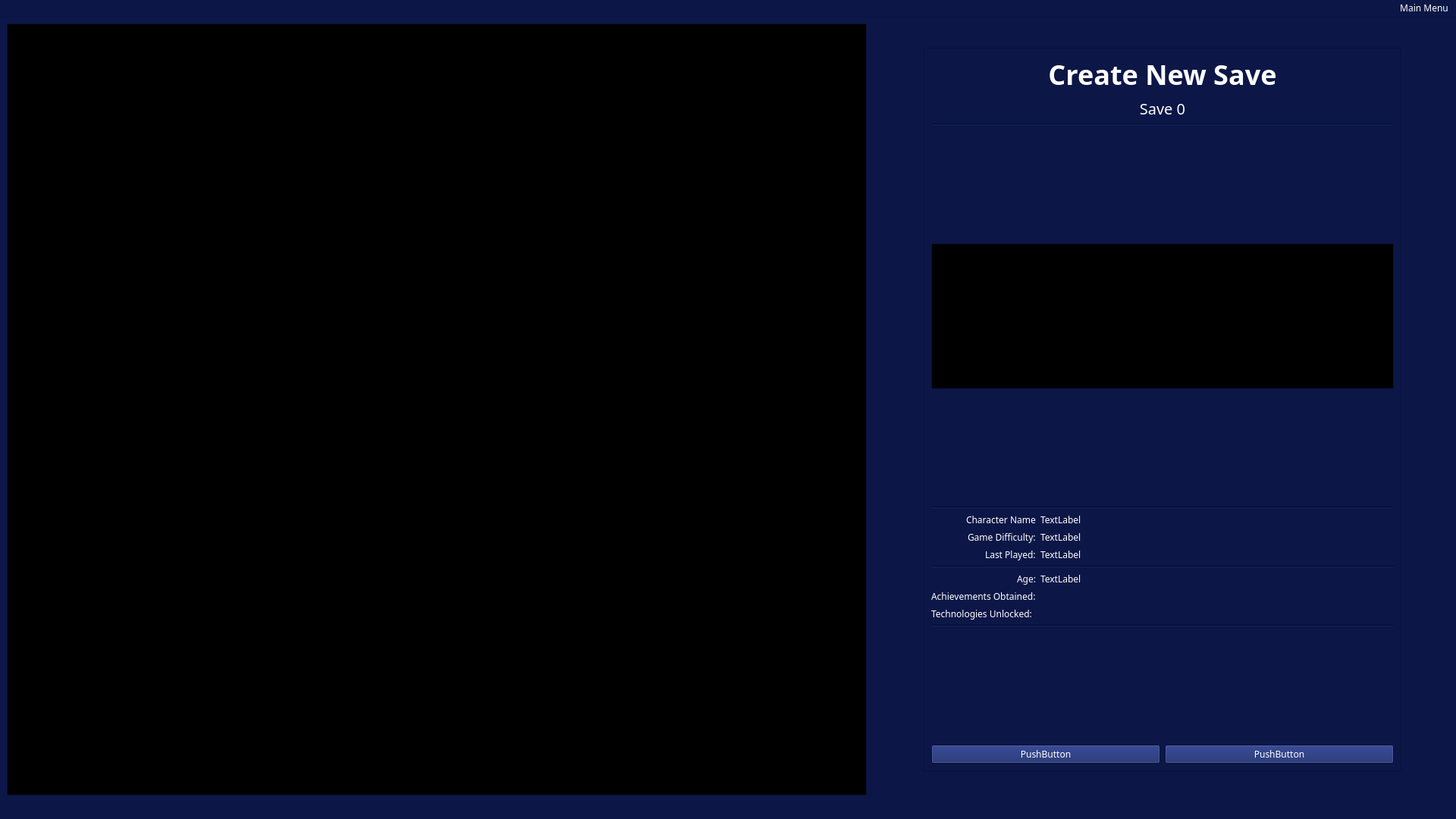
<?xml version="1.0" encoding="UTF-8"?>
<ui version="4.0" connectslotsbyname="false">
 <class>MainWindow</class>
 <widget class="QMainWindow" name="MainWindow">
  <property name="geometry">
   <rect>
    <x>0</x>
    <y>0</y>
    <width>1920</width>
    <height>1080</height>
   </rect>
  </property>
  <property name="palette">
   <palette>
    <active>
     <colorrole role="WindowText">
      <brush brushstyle="SolidPattern">
       <color alpha="255">
        <red>255</red>
        <green>255</green>
        <blue>255</blue>
       </color>
      </brush>
     </colorrole>
     <colorrole role="Button">
      <brush brushstyle="SolidPattern">
       <color alpha="255">
        <red>17</red>
        <green>34</green>
        <blue>103</blue>
       </color>
      </brush>
     </colorrole>
     <colorrole role="Light">
      <brush brushstyle="SolidPattern">
       <color alpha="255">
        <red>18</red>
        <green>35</green>
        <blue>106</blue>
       </color>
      </brush>
     </colorrole>
     <colorrole role="Midlight">
      <brush brushstyle="SolidPattern">
       <color alpha="255">
        <red>15</red>
        <green>29</green>
        <blue>88</blue>
       </color>
      </brush>
     </colorrole>
     <colorrole role="Dark">
      <brush brushstyle="SolidPattern">
       <color alpha="255">
        <red>6</red>
        <green>12</green>
        <blue>35</blue>
       </color>
      </brush>
     </colorrole>
     <colorrole role="Mid">
      <brush brushstyle="SolidPattern">
       <color alpha="255">
        <red>8</red>
        <green>15</green>
        <blue>47</blue>
       </color>
      </brush>
     </colorrole>
     <colorrole role="Text">
      <brush brushstyle="SolidPattern">
       <color alpha="255">
        <red>255</red>
        <green>255</green>
        <blue>255</blue>
       </color>
      </brush>
     </colorrole>
     <colorrole role="BrightText">
      <brush brushstyle="SolidPattern">
       <color alpha="255">
        <red>255</red>
        <green>255</green>
        <blue>255</blue>
       </color>
      </brush>
     </colorrole>
     <colorrole role="ButtonText">
      <brush brushstyle="SolidPattern">
       <color alpha="255">
        <red>255</red>
        <green>255</green>
        <blue>255</blue>
       </color>
      </brush>
     </colorrole>
     <colorrole role="Base">
      <brush brushstyle="SolidPattern">
       <color alpha="255">
        <red>0</red>
        <green>0</green>
        <blue>0</blue>
       </color>
      </brush>
     </colorrole>
     <colorrole role="Window">
      <brush brushstyle="SolidPattern">
       <color alpha="255">
        <red>12</red>
        <green>23</green>
        <blue>71</blue>
       </color>
      </brush>
     </colorrole>
     <colorrole role="Shadow">
      <brush brushstyle="SolidPattern">
       <color alpha="255">
        <red>0</red>
        <green>0</green>
        <blue>0</blue>
       </color>
      </brush>
     </colorrole>
     <colorrole role="Highlight">
      <brush brushstyle="SolidPattern">
       <color alpha="255">
        <red>57</red>
        <green>86</green>
        <blue>86</blue>
       </color>
      </brush>
     </colorrole>
     <colorrole role="HighlightedText">
      <brush brushstyle="SolidPattern">
       <color alpha="255">
        <red>255</red>
        <green>255</green>
        <blue>255</blue>
       </color>
      </brush>
     </colorrole>
     <colorrole role="AlternateBase">
      <brush brushstyle="SolidPattern">
       <color alpha="255">
        <red>6</red>
        <green>11</green>
        <blue>35</blue>
       </color>
      </brush>
     </colorrole>
     <colorrole role="ToolTipBase">
      <brush brushstyle="SolidPattern">
       <color alpha="255">
        <red>255</red>
        <green>255</green>
        <blue>220</blue>
       </color>
      </brush>
     </colorrole>
     <colorrole role="ToolTipText">
      <brush brushstyle="SolidPattern">
       <color alpha="255">
        <red>0</red>
        <green>0</green>
        <blue>0</blue>
       </color>
      </brush>
     </colorrole>
     <colorrole role="PlaceholderText">
      <brush brushstyle="SolidPattern">
       <color alpha="127">
        <red>255</red>
        <green>255</green>
        <blue>255</blue>
       </color>
      </brush>
     </colorrole>
     <colorrole role="Accent">
      <brush brushstyle="SolidPattern">
       <color alpha="255">
        <red>0</red>
        <green>0</green>
        <blue>0</blue>
       </color>
      </brush>
     </colorrole>
    </active>
    <inactive>
     <colorrole role="WindowText">
      <brush brushstyle="SolidPattern">
       <color alpha="255">
        <red>255</red>
        <green>255</green>
        <blue>255</blue>
       </color>
      </brush>
     </colorrole>
     <colorrole role="Button">
      <brush brushstyle="SolidPattern">
       <color alpha="255">
        <red>17</red>
        <green>34</green>
        <blue>103</blue>
       </color>
      </brush>
     </colorrole>
     <colorrole role="Light">
      <brush brushstyle="SolidPattern">
       <color alpha="255">
        <red>18</red>
        <green>35</green>
        <blue>106</blue>
       </color>
      </brush>
     </colorrole>
     <colorrole role="Midlight">
      <brush brushstyle="SolidPattern">
       <color alpha="255">
        <red>15</red>
        <green>29</green>
        <blue>88</blue>
       </color>
      </brush>
     </colorrole>
     <colorrole role="Dark">
      <brush brushstyle="SolidPattern">
       <color alpha="255">
        <red>6</red>
        <green>12</green>
        <blue>35</blue>
       </color>
      </brush>
     </colorrole>
     <colorrole role="Mid">
      <brush brushstyle="SolidPattern">
       <color alpha="255">
        <red>8</red>
        <green>15</green>
        <blue>47</blue>
       </color>
      </brush>
     </colorrole>
     <colorrole role="Text">
      <brush brushstyle="SolidPattern">
       <color alpha="255">
        <red>255</red>
        <green>255</green>
        <blue>255</blue>
       </color>
      </brush>
     </colorrole>
     <colorrole role="BrightText">
      <brush brushstyle="SolidPattern">
       <color alpha="255">
        <red>255</red>
        <green>255</green>
        <blue>255</blue>
       </color>
      </brush>
     </colorrole>
     <colorrole role="ButtonText">
      <brush brushstyle="SolidPattern">
       <color alpha="255">
        <red>255</red>
        <green>255</green>
        <blue>255</blue>
       </color>
      </brush>
     </colorrole>
     <colorrole role="Base">
      <brush brushstyle="SolidPattern">
       <color alpha="255">
        <red>0</red>
        <green>0</green>
        <blue>0</blue>
       </color>
      </brush>
     </colorrole>
     <colorrole role="Window">
      <brush brushstyle="SolidPattern">
       <color alpha="255">
        <red>12</red>
        <green>23</green>
        <blue>71</blue>
       </color>
      </brush>
     </colorrole>
     <colorrole role="Shadow">
      <brush brushstyle="SolidPattern">
       <color alpha="255">
        <red>0</red>
        <green>0</green>
        <blue>0</blue>
       </color>
      </brush>
     </colorrole>
     <colorrole role="Highlight">
      <brush brushstyle="SolidPattern">
       <color alpha="255">
        <red>57</red>
        <green>86</green>
        <blue>86</blue>
       </color>
      </brush>
     </colorrole>
     <colorrole role="AlternateBase">
      <brush brushstyle="SolidPattern">
       <color alpha="255">
        <red>6</red>
        <green>11</green>
        <blue>35</blue>
       </color>
      </brush>
     </colorrole>
     <colorrole role="ToolTipBase">
      <brush brushstyle="SolidPattern">
       <color alpha="255">
        <red>255</red>
        <green>255</green>
        <blue>220</blue>
       </color>
      </brush>
     </colorrole>
     <colorrole role="ToolTipText">
      <brush brushstyle="SolidPattern">
       <color alpha="255">
        <red>0</red>
        <green>0</green>
        <blue>0</blue>
       </color>
      </brush>
     </colorrole>
     <colorrole role="PlaceholderText">
      <brush brushstyle="SolidPattern">
       <color alpha="127">
        <red>255</red>
        <green>255</green>
        <blue>255</blue>
       </color>
      </brush>
     </colorrole>
     <colorrole role="Accent">
      <brush brushstyle="SolidPattern">
       <color alpha="255">
        <red>0</red>
        <green>0</green>
        <blue>0</blue>
       </color>
      </brush>
     </colorrole>
    </inactive>
    <disabled>
     <colorrole role="WindowText">
      <brush brushstyle="SolidPattern">
       <color alpha="255">
        <red>6</red>
        <green>12</green>
        <blue>35</blue>
       </color>
      </brush>
     </colorrole>
     <colorrole role="Button">
      <brush brushstyle="SolidPattern">
       <color alpha="255">
        <red>12</red>
        <green>23</green>
        <blue>71</blue>
       </color>
      </brush>
     </colorrole>
     <colorrole role="Light">
      <brush brushstyle="SolidPattern">
       <color alpha="255">
        <red>18</red>
        <green>35</green>
        <blue>106</blue>
       </color>
      </brush>
     </colorrole>
     <colorrole role="Midlight">
      <brush brushstyle="SolidPattern">
       <color alpha="255">
        <red>15</red>
        <green>29</green>
        <blue>88</blue>
       </color>
      </brush>
     </colorrole>
     <colorrole role="Dark">
      <brush brushstyle="SolidPattern">
       <color alpha="255">
        <red>6</red>
        <green>12</green>
        <blue>35</blue>
       </color>
      </brush>
     </colorrole>
     <colorrole role="Mid">
      <brush brushstyle="SolidPattern">
       <color alpha="255">
        <red>8</red>
        <green>15</green>
        <blue>47</blue>
       </color>
      </brush>
     </colorrole>
     <colorrole role="Text">
      <brush brushstyle="SolidPattern">
       <color alpha="255">
        <red>6</red>
        <green>12</green>
        <blue>35</blue>
       </color>
      </brush>
     </colorrole>
     <colorrole role="BrightText">
      <brush brushstyle="SolidPattern">
       <color alpha="255">
        <red>255</red>
        <green>255</green>
        <blue>255</blue>
       </color>
      </brush>
     </colorrole>
     <colorrole role="ButtonText">
      <brush brushstyle="SolidPattern">
       <color alpha="255">
        <red>6</red>
        <green>12</green>
        <blue>35</blue>
       </color>
      </brush>
     </colorrole>
     <colorrole role="Base">
      <brush brushstyle="SolidPattern">
       <color alpha="255">
        <red>12</red>
        <green>23</green>
        <blue>71</blue>
       </color>
      </brush>
     </colorrole>
     <colorrole role="Window">
      <brush brushstyle="SolidPattern">
       <color alpha="255">
        <red>12</red>
        <green>23</green>
        <blue>71</blue>
       </color>
      </brush>
     </colorrole>
     <colorrole role="Shadow">
      <brush brushstyle="SolidPattern">
       <color alpha="255">
        <red>0</red>
        <green>0</green>
        <blue>0</blue>
       </color>
      </brush>
     </colorrole>
     <colorrole role="Highlight">
      <brush brushstyle="SolidPattern">
       <color alpha="100">
        <red>57</red>
        <green>86</green>
        <blue>86</blue>
       </color>
      </brush>
     </colorrole>
     <colorrole role="AlternateBase">
      <brush brushstyle="SolidPattern">
       <color alpha="255">
        <red>12</red>
        <green>23</green>
        <blue>71</blue>
       </color>
      </brush>
     </colorrole>
     <colorrole role="ToolTipBase">
      <brush brushstyle="SolidPattern">
       <color alpha="255">
        <red>255</red>
        <green>255</green>
        <blue>220</blue>
       </color>
      </brush>
     </colorrole>
     <colorrole role="ToolTipText">
      <brush brushstyle="SolidPattern">
       <color alpha="255">
        <red>0</red>
        <green>0</green>
        <blue>0</blue>
       </color>
      </brush>
     </colorrole>
     <colorrole role="PlaceholderText">
      <brush brushstyle="SolidPattern">
       <color alpha="127">
        <red>6</red>
        <green>12</green>
        <blue>35</blue>
       </color>
      </brush>
     </colorrole>
     <colorrole role="Accent">
      <brush brushstyle="SolidPattern">
       <color alpha="255">
        <red>8</red>
        <green>16</green>
        <blue>50</blue>
       </color>
      </brush>
     </colorrole>
    </disabled>
   </palette>
  </property>
  <property name="font">
   <font>
    <family>Bauhaus 93</family>
   </font>
  </property>
  <property name="windowTitle">
   <string>MainWindow</string>
  </property>
  <widget class="QWidget" name="centralwidget">
   <layout class="QVBoxLayout" name="verticalLayout">
    <property name="leftMargin">
     <number>9</number>
    </property>
    <property name="topMargin">
     <number>9</number>
    </property>
    <property name="rightMargin">
     <number>9</number>
    </property>
    <property name="bottomMargin">
     <number>9</number>
    </property>
    <item>
     <widget class="QStackedWidget" name="screenManager">
      <property name="currentIndex">
       <number>1</number>
      </property>
      <widget class="QWidget" name="welcome">
       <layout class="QGridLayout" name="gridLayout">
        <item row="1" column="1">
         <widget class="QLabel" name="label">
          <property name="font">
           <font>
            <family>Bauhaus 93</family>
            <pointsize>90</pointsize>
            <bold>true</bold>
           </font>
          </property>
          <property name="text">
           <string>The VALUE</string>
          </property>
          <property name="alignment">
           <set>Qt::AlignmentFlag::AlignCenter</set>
          </property>
         </widget>
        </item>
        <item row="2" column="1">
         <widget class="QPushButton" name="playGame">
          <property name="font">
           <font>
            <family>Bauhaus 93</family>
            <pointsize>40</pointsize>
            <bold>false</bold>
            <underline>false</underline>
           </font>
          </property>
          <property name="text">
           <string>Play Game</string>
          </property>
          <property name="shortcut">
           <string>Return</string>
          </property>
          <property name="autoDefault">
           <bool>false</bool>
          </property>
          <property name="default">
           <bool>false</bool>
          </property>
          <property name="flat">
           <bool>false</bool>
          </property>
         </widget>
        </item>
        <item row="1" column="2">
         <spacer name="horizontalSpacer_2">
          <property name="orientation">
           <enum>Qt::Orientation::Horizontal</enum>
          </property>
          <property name="sizeHint" stdset="0">
           <size>
            <width>40</width>
            <height>20</height>
           </size>
          </property>
         </spacer>
        </item>
        <item row="3" column="1">
         <spacer name="verticalSpacer">
          <property name="orientation">
           <enum>Qt::Orientation::Vertical</enum>
          </property>
          <property name="sizeHint" stdset="0">
           <size>
            <width>20</width>
            <height>40</height>
           </size>
          </property>
         </spacer>
        </item>
        <item row="1" column="0">
         <spacer name="horizontalSpacer">
          <property name="orientation">
           <enum>Qt::Orientation::Horizontal</enum>
          </property>
          <property name="sizeHint" stdset="0">
           <size>
            <width>40</width>
            <height>20</height>
           </size>
          </property>
         </spacer>
        </item>
        <item row="0" column="1">
         <spacer name="verticalSpacer_2">
          <property name="orientation">
           <enum>Qt::Orientation::Vertical</enum>
          </property>
          <property name="sizeHint" stdset="0">
           <size>
            <width>20</width>
            <height>40</height>
           </size>
          </property>
         </spacer>
        </item>
       </layout>
      </widget>
      <widget class="QWidget" name="save">
       <layout class="QHBoxLayout" name="horizontalLayout" stretch="3,2">
        <property name="spacing">
         <number>12</number>
        </property>
        <property name="leftMargin">
         <number>0</number>
        </property>
        <property name="topMargin">
         <number>0</number>
        </property>
        <property name="rightMargin">
         <number>0</number>
        </property>
        <property name="bottomMargin">
         <number>0</number>
        </property>
        <item>
         <widget class="QListView" name="listView"/>
        </item>
        <item>
         <layout class="QGridLayout" name="gridLayout_2" rowstretch="1,30,1" columnstretch="1,10,1">
          <item row="2" column="1">
           <spacer name="verticalSpacer_3">
            <property name="orientation">
             <enum>Qt::Orientation::Vertical</enum>
            </property>
            <property name="sizeHint" stdset="0">
             <size>
              <width>20</width>
              <height>40</height>
             </size>
            </property>
           </spacer>
          </item>
          <item row="1" column="2">
           <spacer name="horizontalSpacer_4">
            <property name="orientation">
             <enum>Qt::Orientation::Horizontal</enum>
            </property>
            <property name="sizeHint" stdset="0">
             <size>
              <width>40</width>
              <height>20</height>
             </size>
            </property>
           </spacer>
          </item>
          <item row="1" column="0">
           <spacer name="horizontalSpacer_3">
            <property name="orientation">
             <enum>Qt::Orientation::Horizontal</enum>
            </property>
            <property name="sizeHint" stdset="0">
             <size>
              <width>40</width>
              <height>20</height>
             </size>
            </property>
           </spacer>
          </item>
          <item row="1" column="1">
           <widget class="QFrame" name="frame">
            <property name="frameShape">
             <enum>QFrame::Shape::StyledPanel</enum>
            </property>
            <property name="frameShadow">
             <enum>QFrame::Shadow::Raised</enum>
            </property>
            <layout class="QVBoxLayout" name="verticalLayout_2">
             <item>
              <widget class="QLabel" name="saveName">
               <property name="font">
                <font>
                 <family>Bauhaus 93</family>
                 <pointsize>27</pointsize>
                 <bold>true</bold>
                </font>
               </property>
               <property name="text">
                <string>Create New Save</string>
               </property>
               <property name="alignment">
                <set>Qt::AlignmentFlag::AlignCenter</set>
               </property>
              </widget>
             </item>
             <item>
              <widget class="QLabel" name="saveNumber">
               <property name="font">
                <font>
                 <family>Bauhaus 93</family>
                 <pointsize>15</pointsize>
                </font>
               </property>
               <property name="text">
                <string>Save 0</string>
               </property>
               <property name="alignment">
                <set>Qt::AlignmentFlag::AlignCenter</set>
               </property>
              </widget>
             </item>
             <item>
              <widget class="Line" name="line_5">
               <property name="orientation">
                <enum>Qt::Orientation::Horizontal</enum>
               </property>
              </widget>
             </item>
             <item>
              <spacer name="verticalSpacer_5">
               <property name="orientation">
                <enum>Qt::Orientation::Vertical</enum>
               </property>
               <property name="sizeHint" stdset="0">
                <size>
                 <width>20</width>
                 <height>40</height>
                </size>
               </property>
              </spacer>
             </item>
             <item>
              <widget class="QGraphicsView" name="graphicsView"/>
             </item>
             <item>
              <spacer name="verticalSpacer_7">
               <property name="orientation">
                <enum>Qt::Orientation::Vertical</enum>
               </property>
               <property name="sizeHint" stdset="0">
                <size>
                 <width>20</width>
                 <height>40</height>
                </size>
               </property>
              </spacer>
             </item>
             <item>
              <widget class="Line" name="line">
               <property name="orientation">
                <enum>Qt::Orientation::Horizontal</enum>
               </property>
              </widget>
             </item>
             <item>
              <layout class="QFormLayout" name="formLayout_2">
               <property name="labelAlignment">
                <set>Qt::AlignmentFlag::AlignRight|Qt::AlignmentFlag::AlignTrailing|Qt::AlignmentFlag::AlignVCenter</set>
               </property>
               <item row="0" column="0">
                <widget class="QLabel" name="label_3">
                 <property name="text">
                  <string>Character Name</string>
                 </property>
                 <property name="alignment">
                  <set>Qt::AlignmentFlag::AlignLeading|Qt::AlignmentFlag::AlignLeft|Qt::AlignmentFlag::AlignVCenter</set>
                 </property>
                </widget>
               </item>
               <item row="0" column="1">
                <widget class="QLabel" name="label_4">
                 <property name="text">
                  <string>TextLabel</string>
                 </property>
                </widget>
               </item>
               <item row="1" column="0">
                <widget class="QLabel" name="label_5">
                 <property name="layoutDirection">
                  <enum>Qt::LayoutDirection::LeftToRight</enum>
                 </property>
                 <property name="text">
                  <string>Game Difficulty:</string>
                 </property>
                 <property name="alignment">
                  <set>Qt::AlignmentFlag::AlignLeading|Qt::AlignmentFlag::AlignLeft|Qt::AlignmentFlag::AlignVCenter</set>
                 </property>
                </widget>
               </item>
               <item row="4" column="0">
                <widget class="QLabel" name="label_6">
                 <property name="text">
                  <string>Age:</string>
                 </property>
                </widget>
               </item>
               <item row="5" column="0">
                <widget class="QLabel" name="label_7">
                 <property name="text">
                  <string>Achievements Obtained:</string>
                 </property>
                </widget>
               </item>
               <item row="6" column="0">
                <widget class="QLabel" name="label_8">
                 <property name="text">
                  <string>Technologies Unlocked:</string>
                 </property>
                </widget>
               </item>
               <item row="1" column="1">
                <widget class="QLabel" name="label_2">
                 <property name="text">
                  <string>TextLabel</string>
                 </property>
                </widget>
               </item>
               <item row="4" column="1">
                <widget class="QLabel" name="label_11">
                 <property name="text">
                  <string>TextLabel</string>
                 </property>
                </widget>
               </item>
               <item row="3" column="0" colspan="2">
                <widget class="Line" name="line_6">
                 <property name="orientation">
                  <enum>Qt::Orientation::Horizontal</enum>
                 </property>
                </widget>
               </item>
               <item row="2" column="0">
                <widget class="QLabel" name="label_12">
                 <property name="text">
                  <string>Last Played:</string>
                 </property>
                </widget>
               </item>
               <item row="2" column="1">
                <widget class="QLabel" name="label_13">
                 <property name="text">
                  <string>TextLabel</string>
                 </property>
                </widget>
               </item>
              </layout>
             </item>
             <item>
              <widget class="Line" name="line_2">
               <property name="orientation">
                <enum>Qt::Orientation::Horizontal</enum>
               </property>
              </widget>
             </item>
             <item>
              <spacer name="verticalSpacer_6">
               <property name="orientation">
                <enum>Qt::Orientation::Vertical</enum>
               </property>
               <property name="sizeHint" stdset="0">
                <size>
                 <width>20</width>
                 <height>40</height>
                </size>
               </property>
              </spacer>
             </item>
             <item>
              <layout class="QHBoxLayout" name="horizontalLayout_2">
               <item>
                <widget class="QPushButton" name="pushButton_3">
                 <property name="text">
                  <string>PushButton</string>
                 </property>
                </widget>
               </item>
               <item>
                <widget class="QPushButton" name="pushButton_2">
                 <property name="text">
                  <string>PushButton</string>
                 </property>
                </widget>
               </item>
              </layout>
             </item>
            </layout>
           </widget>
          </item>
          <item row="0" column="1">
           <spacer name="verticalSpacer_4">
            <property name="orientation">
             <enum>Qt::Orientation::Vertical</enum>
            </property>
            <property name="sizeHint" stdset="0">
             <size>
              <width>20</width>
              <height>40</height>
             </size>
            </property>
           </spacer>
          </item>
         </layout>
        </item>
       </layout>
      </widget>
      <widget class="QWidget" name="game">
       <layout class="QGridLayout" name="gridLayout_3">
        <item row="0" column="0">
         <widget class="QFrame" name="frame_2">
          <property name="frameShape">
           <enum>QFrame::Shape::StyledPanel</enum>
          </property>
          <property name="frameShadow">
           <enum>QFrame::Shadow::Raised</enum>
          </property>
          <layout class="QVBoxLayout" name="verticalLayout_4">
           <item>
            <widget class="QLabel" name="label_10">
             <property name="text">
              <string>TextLabel</string>
             </property>
            </widget>
           </item>
           <item>
            <widget class="Line" name="line_4">
             <property name="orientation">
              <enum>Qt::Orientation::Horizontal</enum>
             </property>
            </widget>
           </item>
           <item>
            <widget class="QPushButton" name="pushButton_6">
             <property name="text">
              <string>PushButton</string>
             </property>
            </widget>
           </item>
           <item>
            <widget class="QPushButton" name="pushButton_4">
             <property name="text">
              <string>PushButton</string>
             </property>
            </widget>
           </item>
           <item>
            <widget class="QPushButton" name="pushButton_5">
             <property name="text">
              <string>PushButton</string>
             </property>
            </widget>
           </item>
          </layout>
         </widget>
        </item>
        <item row="0" column="2">
         <widget class="QFrame" name="frame_3">
          <property name="frameShape">
           <enum>QFrame::Shape::StyledPanel</enum>
          </property>
          <property name="frameShadow">
           <enum>QFrame::Shadow::Raised</enum>
          </property>
          <layout class="QVBoxLayout" name="verticalLayout_3">
           <item>
            <widget class="QLabel" name="label_9">
             <property name="text">
              <string>TextLabel</string>
             </property>
            </widget>
           </item>
           <item>
            <widget class="Line" name="line_3">
             <property name="orientation">
              <enum>Qt::Orientation::Horizontal</enum>
             </property>
            </widget>
           </item>
           <item>
            <widget class="QListView" name="listView_2"/>
           </item>
          </layout>
         </widget>
        </item>
        <item row="0" column="1">
         <widget class="QStackedWidget" name="stackedWidget_2">
          <widget class="QWidget" name="expanse">
           <layout class="QVBoxLayout" name="verticalLayout_5">
            <item>
             <widget class="QGraphicsView" name="graphicsView_2"/>
            </item>
           </layout>
          </widget>
          <widget class="QWidget" name="technology">
           <layout class="QVBoxLayout" name="verticalLayout_6">
            <item>
             <widget class="QGraphicsView" name="graphicsView_3"/>
            </item>
           </layout>
          </widget>
          <widget class="QWidget" name="journal">
           <layout class="QVBoxLayout" name="verticalLayout_7">
            <item>
             <widget class="QTabWidget" name="tabWidget">
              <property name="tabPosition">
               <enum>QTabWidget::TabPosition::West</enum>
              </property>
              <widget class="QWidget" name="storyline">
               <attribute name="title">
                <string>Storyline</string>
               </attribute>
              </widget>
              <widget class="QWidget" name="encyclopedia">
               <attribute name="title">
                <string>Tab 2</string>
               </attribute>
              </widget>
              <widget class="QWidget" name="documentation">
               <attribute name="title">
                <string>Page</string>
               </attribute>
              </widget>
              <widget class="QWidget" name="achievements">
               <attribute name="title">
                <string>Page</string>
               </attribute>
              </widget>
             </widget>
            </item>
           </layout>
          </widget>
         </widget>
        </item>
       </layout>
      </widget>
      <widget class="QWidget" name="editor"/>
     </widget>
    </item>
   </layout>
  </widget>
  <widget class="QMenuBar" name="menubar">
   <property name="geometry">
    <rect>
     <x>0</x>
     <y>0</y>
     <width>1920</width>
     <height>33</height>
    </rect>
   </property>
   <property name="sizePolicy">
    <sizepolicy hsizetype="MinimumExpanding" vsizetype="MinimumExpanding">
     <horstretch>0</horstretch>
     <verstretch>0</verstretch>
    </sizepolicy>
   </property>
   <property name="font">
    <font>
     <family>Bauhaus 93</family>
     <pointsize>9</pointsize>
     <bold>false</bold>
    </font>
   </property>
   <property name="layoutDirection">
    <enum>Qt::LayoutDirection::RightToLeft</enum>
   </property>
   <property name="autoFillBackground">
    <bool>false</bool>
   </property>
   <property name="defaultUp">
    <bool>false</bool>
   </property>
   <property name="nativeMenuBar">
    <bool>true</bool>
   </property>
   <widget class="QMenu" name="menuMainMenu">
    <property name="palette">
     <palette>
      <active>
       <colorrole role="WindowText">
        <brush brushstyle="SolidPattern">
         <color alpha="255">
          <red>255</red>
          <green>255</green>
          <blue>255</blue>
         </color>
        </brush>
       </colorrole>
       <colorrole role="Button">
        <brush brushstyle="SolidPattern">
         <color alpha="255">
          <red>17</red>
          <green>34</green>
          <blue>103</blue>
         </color>
        </brush>
       </colorrole>
       <colorrole role="Light">
        <brush brushstyle="SolidPattern">
         <color alpha="255">
          <red>18</red>
          <green>35</green>
          <blue>106</blue>
         </color>
        </brush>
       </colorrole>
       <colorrole role="Midlight">
        <brush brushstyle="SolidPattern">
         <color alpha="255">
          <red>15</red>
          <green>29</green>
          <blue>88</blue>
         </color>
        </brush>
       </colorrole>
       <colorrole role="Dark">
        <brush brushstyle="SolidPattern">
         <color alpha="255">
          <red>6</red>
          <green>12</green>
          <blue>35</blue>
         </color>
        </brush>
       </colorrole>
       <colorrole role="Mid">
        <brush brushstyle="SolidPattern">
         <color alpha="255">
          <red>8</red>
          <green>15</green>
          <blue>47</blue>
         </color>
        </brush>
       </colorrole>
       <colorrole role="Text">
        <brush brushstyle="SolidPattern">
         <color alpha="255">
          <red>255</red>
          <green>255</green>
          <blue>255</blue>
         </color>
        </brush>
       </colorrole>
       <colorrole role="BrightText">
        <brush brushstyle="SolidPattern">
         <color alpha="255">
          <red>255</red>
          <green>255</green>
          <blue>255</blue>
         </color>
        </brush>
       </colorrole>
       <colorrole role="ButtonText">
        <brush brushstyle="SolidPattern">
         <color alpha="255">
          <red>255</red>
          <green>255</green>
          <blue>255</blue>
         </color>
        </brush>
       </colorrole>
       <colorrole role="Base">
        <brush brushstyle="SolidPattern">
         <color alpha="255">
          <red>0</red>
          <green>0</green>
          <blue>0</blue>
         </color>
        </brush>
       </colorrole>
       <colorrole role="Window">
        <brush brushstyle="SolidPattern">
         <color alpha="0">
          <red>0</red>
          <green>0</green>
          <blue>0</blue>
         </color>
        </brush>
       </colorrole>
       <colorrole role="Shadow">
        <brush brushstyle="SolidPattern">
         <color alpha="255">
          <red>0</red>
          <green>0</green>
          <blue>0</blue>
         </color>
        </brush>
       </colorrole>
       <colorrole role="Highlight">
        <brush brushstyle="SolidPattern">
         <color alpha="255">
          <red>57</red>
          <green>86</green>
          <blue>86</blue>
         </color>
        </brush>
       </colorrole>
       <colorrole role="HighlightedText">
        <brush brushstyle="SolidPattern">
         <color alpha="255">
          <red>255</red>
          <green>255</green>
          <blue>255</blue>
         </color>
        </brush>
       </colorrole>
       <colorrole role="AlternateBase">
        <brush brushstyle="SolidPattern">
         <color alpha="255">
          <red>6</red>
          <green>11</green>
          <blue>35</blue>
         </color>
        </brush>
       </colorrole>
       <colorrole role="ToolTipBase">
        <brush brushstyle="SolidPattern">
         <color alpha="255">
          <red>255</red>
          <green>255</green>
          <blue>220</blue>
         </color>
        </brush>
       </colorrole>
       <colorrole role="ToolTipText">
        <brush brushstyle="SolidPattern">
         <color alpha="255">
          <red>0</red>
          <green>0</green>
          <blue>0</blue>
         </color>
        </brush>
       </colorrole>
       <colorrole role="PlaceholderText">
        <brush brushstyle="SolidPattern">
         <color alpha="127">
          <red>255</red>
          <green>255</green>
          <blue>255</blue>
         </color>
        </brush>
       </colorrole>
       <colorrole role="Accent">
        <brush brushstyle="SolidPattern">
         <color alpha="255">
          <red>0</red>
          <green>0</green>
          <blue>0</blue>
         </color>
        </brush>
       </colorrole>
      </active>
      <inactive>
       <colorrole role="WindowText">
        <brush brushstyle="SolidPattern">
         <color alpha="255">
          <red>255</red>
          <green>255</green>
          <blue>255</blue>
         </color>
        </brush>
       </colorrole>
       <colorrole role="Button">
        <brush brushstyle="SolidPattern">
         <color alpha="255">
          <red>17</red>
          <green>34</green>
          <blue>103</blue>
         </color>
        </brush>
       </colorrole>
       <colorrole role="Light">
        <brush brushstyle="SolidPattern">
         <color alpha="255">
          <red>18</red>
          <green>35</green>
          <blue>106</blue>
         </color>
        </brush>
       </colorrole>
       <colorrole role="Midlight">
        <brush brushstyle="SolidPattern">
         <color alpha="255">
          <red>15</red>
          <green>29</green>
          <blue>88</blue>
         </color>
        </brush>
       </colorrole>
       <colorrole role="Dark">
        <brush brushstyle="SolidPattern">
         <color alpha="255">
          <red>6</red>
          <green>12</green>
          <blue>35</blue>
         </color>
        </brush>
       </colorrole>
       <colorrole role="Mid">
        <brush brushstyle="SolidPattern">
         <color alpha="255">
          <red>8</red>
          <green>15</green>
          <blue>47</blue>
         </color>
        </brush>
       </colorrole>
       <colorrole role="Text">
        <brush brushstyle="SolidPattern">
         <color alpha="255">
          <red>255</red>
          <green>255</green>
          <blue>255</blue>
         </color>
        </brush>
       </colorrole>
       <colorrole role="BrightText">
        <brush brushstyle="SolidPattern">
         <color alpha="255">
          <red>255</red>
          <green>255</green>
          <blue>255</blue>
         </color>
        </brush>
       </colorrole>
       <colorrole role="ButtonText">
        <brush brushstyle="SolidPattern">
         <color alpha="255">
          <red>255</red>
          <green>255</green>
          <blue>255</blue>
         </color>
        </brush>
       </colorrole>
       <colorrole role="Base">
        <brush brushstyle="SolidPattern">
         <color alpha="255">
          <red>0</red>
          <green>0</green>
          <blue>0</blue>
         </color>
        </brush>
       </colorrole>
       <colorrole role="Window">
        <brush brushstyle="SolidPattern">
         <color alpha="0">
          <red>0</red>
          <green>0</green>
          <blue>0</blue>
         </color>
        </brush>
       </colorrole>
       <colorrole role="Shadow">
        <brush brushstyle="SolidPattern">
         <color alpha="255">
          <red>0</red>
          <green>0</green>
          <blue>0</blue>
         </color>
        </brush>
       </colorrole>
       <colorrole role="Highlight">
        <brush brushstyle="SolidPattern">
         <color alpha="255">
          <red>57</red>
          <green>86</green>
          <blue>86</blue>
         </color>
        </brush>
       </colorrole>
       <colorrole role="AlternateBase">
        <brush brushstyle="SolidPattern">
         <color alpha="255">
          <red>6</red>
          <green>11</green>
          <blue>35</blue>
         </color>
        </brush>
       </colorrole>
       <colorrole role="ToolTipBase">
        <brush brushstyle="SolidPattern">
         <color alpha="255">
          <red>255</red>
          <green>255</green>
          <blue>220</blue>
         </color>
        </brush>
       </colorrole>
       <colorrole role="ToolTipText">
        <brush brushstyle="SolidPattern">
         <color alpha="255">
          <red>0</red>
          <green>0</green>
          <blue>0</blue>
         </color>
        </brush>
       </colorrole>
       <colorrole role="PlaceholderText">
        <brush brushstyle="SolidPattern">
         <color alpha="127">
          <red>255</red>
          <green>255</green>
          <blue>255</blue>
         </color>
        </brush>
       </colorrole>
       <colorrole role="Accent">
        <brush brushstyle="SolidPattern">
         <color alpha="255">
          <red>0</red>
          <green>0</green>
          <blue>0</blue>
         </color>
        </brush>
       </colorrole>
      </inactive>
      <disabled>
       <colorrole role="WindowText">
        <brush brushstyle="SolidPattern">
         <color alpha="255">
          <red>6</red>
          <green>12</green>
          <blue>35</blue>
         </color>
        </brush>
       </colorrole>
       <colorrole role="Button">
        <brush brushstyle="SolidPattern">
         <color alpha="255">
          <red>12</red>
          <green>23</green>
          <blue>71</blue>
         </color>
        </brush>
       </colorrole>
       <colorrole role="Light">
        <brush brushstyle="SolidPattern">
         <color alpha="255">
          <red>18</red>
          <green>35</green>
          <blue>106</blue>
         </color>
        </brush>
       </colorrole>
       <colorrole role="Midlight">
        <brush brushstyle="SolidPattern">
         <color alpha="255">
          <red>15</red>
          <green>29</green>
          <blue>88</blue>
         </color>
        </brush>
       </colorrole>
       <colorrole role="Dark">
        <brush brushstyle="SolidPattern">
         <color alpha="255">
          <red>6</red>
          <green>12</green>
          <blue>35</blue>
         </color>
        </brush>
       </colorrole>
       <colorrole role="Mid">
        <brush brushstyle="SolidPattern">
         <color alpha="255">
          <red>8</red>
          <green>15</green>
          <blue>47</blue>
         </color>
        </brush>
       </colorrole>
       <colorrole role="Text">
        <brush brushstyle="SolidPattern">
         <color alpha="255">
          <red>6</red>
          <green>12</green>
          <blue>35</blue>
         </color>
        </brush>
       </colorrole>
       <colorrole role="BrightText">
        <brush brushstyle="SolidPattern">
         <color alpha="255">
          <red>255</red>
          <green>255</green>
          <blue>255</blue>
         </color>
        </brush>
       </colorrole>
       <colorrole role="ButtonText">
        <brush brushstyle="SolidPattern">
         <color alpha="255">
          <red>6</red>
          <green>12</green>
          <blue>35</blue>
         </color>
        </brush>
       </colorrole>
       <colorrole role="Base">
        <brush brushstyle="SolidPattern">
         <color alpha="255">
          <red>12</red>
          <green>23</green>
          <blue>71</blue>
         </color>
        </brush>
       </colorrole>
       <colorrole role="Window">
        <brush brushstyle="SolidPattern">
         <color alpha="0">
          <red>0</red>
          <green>0</green>
          <blue>0</blue>
         </color>
        </brush>
       </colorrole>
       <colorrole role="Shadow">
        <brush brushstyle="SolidPattern">
         <color alpha="255">
          <red>0</red>
          <green>0</green>
          <blue>0</blue>
         </color>
        </brush>
       </colorrole>
       <colorrole role="Highlight">
        <brush brushstyle="SolidPattern">
         <color alpha="100">
          <red>57</red>
          <green>86</green>
          <blue>86</blue>
         </color>
        </brush>
       </colorrole>
       <colorrole role="AlternateBase">
        <brush brushstyle="SolidPattern">
         <color alpha="255">
          <red>12</red>
          <green>23</green>
          <blue>71</blue>
         </color>
        </brush>
       </colorrole>
       <colorrole role="ToolTipBase">
        <brush brushstyle="SolidPattern">
         <color alpha="255">
          <red>255</red>
          <green>255</green>
          <blue>220</blue>
         </color>
        </brush>
       </colorrole>
       <colorrole role="ToolTipText">
        <brush brushstyle="SolidPattern">
         <color alpha="255">
          <red>0</red>
          <green>0</green>
          <blue>0</blue>
         </color>
        </brush>
       </colorrole>
       <colorrole role="PlaceholderText">
        <brush brushstyle="SolidPattern">
         <color alpha="127">
          <red>6</red>
          <green>12</green>
          <blue>35</blue>
         </color>
        </brush>
       </colorrole>
       <colorrole role="Accent">
        <brush brushstyle="SolidPattern">
         <color alpha="255">
          <red>8</red>
          <green>16</green>
          <blue>50</blue>
         </color>
        </brush>
       </colorrole>
      </disabled>
     </palette>
    </property>
    <property name="font">
     <font>
      <family>Bauhaus 93</family>
      <pointsize>12</pointsize>
     </font>
    </property>
    <property name="title">
     <string>Main Menu</string>
    </property>
    <addaction name="actionHome"/>
    <addaction name="actionLoadGame"/>
    <addaction name="actionSaveGame"/>
    <addaction name="separator"/>
    <addaction name="actionOptions"/>
    <addaction name="actionQuit"/>
   </widget>
   <addaction name="menuMainMenu"/>
  </widget>
  <widget class="QStatusBar" name="statusBar">
   <property name="sizeGripEnabled">
    <bool>false</bool>
   </property>
  </widget>
  <action name="actionHome">
   <property name="text">
    <string>Home</string>
   </property>
  </action>
  <action name="actionLoadGame">
   <property name="checkable">
    <bool>false</bool>
   </property>
   <property name="text">
    <string>Load Game</string>
   </property>
  </action>
  <action name="actionSaveGame">
   <property name="text">
    <string>Save Game</string>
   </property>
  </action>
  <action name="actionOptions">
   <property name="text">
    <string>Options</string>
   </property>
  </action>
  <action name="actionQuit">
   <property name="text">
    <string>Quit</string>
   </property>
   <property name="menuRole">
    <enum>QAction::MenuRole::TextHeuristicRole</enum>
   </property>
  </action>
 </widget>
 <resources/>
 <connections/>
</ui>
